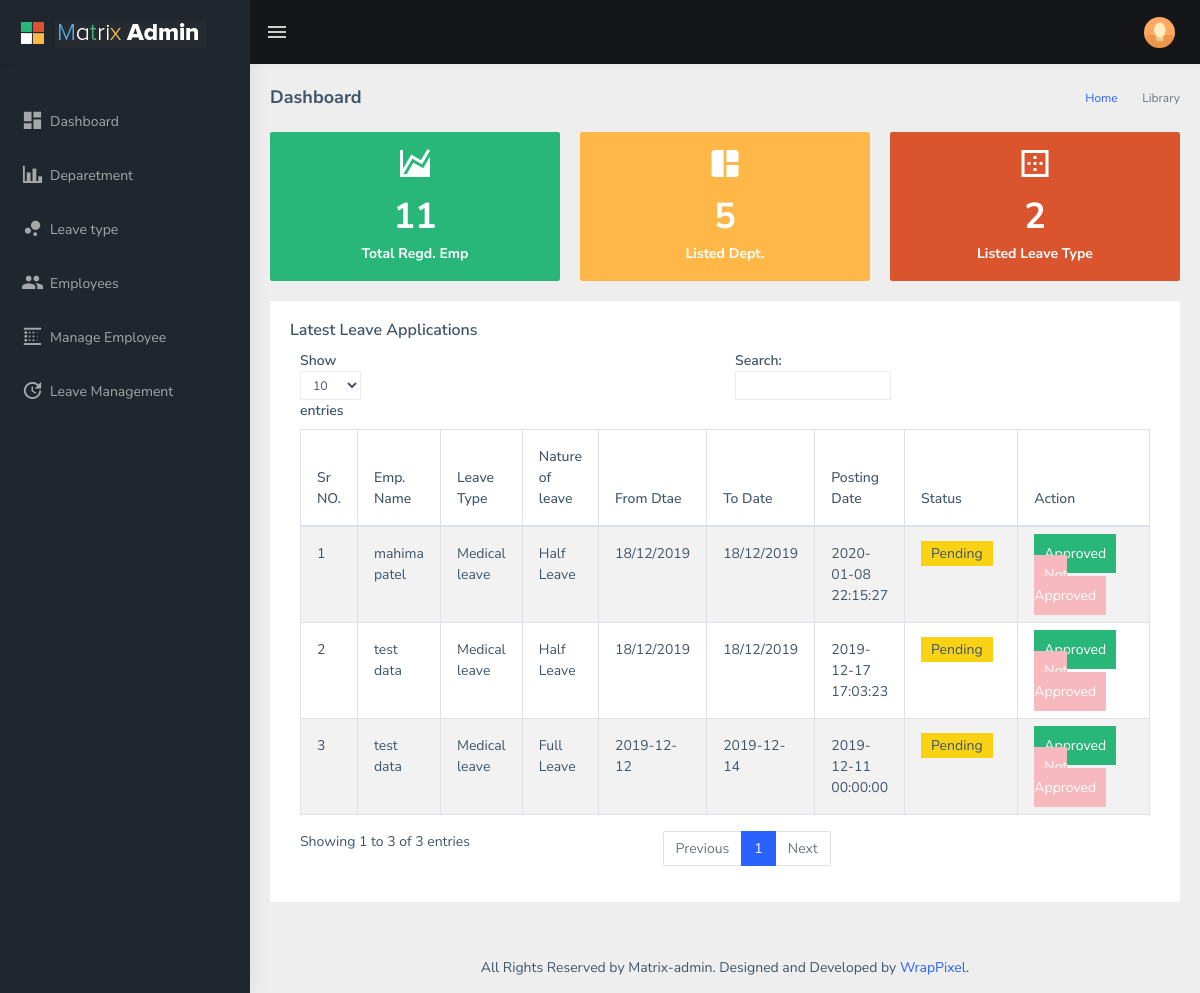
/ELM/ELM/admin/index.php (signed in), run on the app's committed database.
### tables this page shows
CREATE TABLE `leave_request` (
  `req_id` int(11) NOT NULL,
  `req_emp_id` int(11) NOT NULL,
  `req_leave_type` int(11) NOT NULL,
  `nature_of_leave` varchar(255) NOT NULL,
  `req_from_date` varchar(255) NOT NULL,
  `req_to_date` varchar(255) NOT NULL,
  `req_desc` text NOT NULL,
  `req_date` datetime NOT NULL,
  `req_status` int(11) NOT NULL DEFAULT '2'
);

CREATE TABLE `employee` (
  `emp_id` int(11) NOT NULL,
  `emp_code` int(11) NOT NULL,
  `emp_first_name` varchar(255) NOT NULL,
  `emp_last_name` varchar(255) NOT NULL,
  `emp_dept` varchar(255) NOT NULL,
  `emp_birth_date` varchar(255) NOT NULL,
  `emp_gender` varchar(10) NOT NULL,
  `emp_mobile` varchar(10) NOT NULL,
  `emp_address` text NOT NULL,
  `emp_email` varchar(255) NOT NULL,
  `emp_password` varchar(255) NOT NULL,
  `emp_city` varchar(255) NOT NULL,
  `emp_country` varchar(255) NOT NULL,
  `emp_date` datetime NOT NULL DEFAULT CURRENT_TIMESTAMP,
  `profile_picture` varchar(255) NOT NULL,
  `emp_status` int(11) NOT NULL DEFAULT '1'
);

CREATE TABLE `leave_type` (
  `ltype_id` int(11) NOT NULL,
  `ltype_name` varchar(255) NOT NULL,
  `ltype_desc` text NOT NULL,
  `ltype_date` datetime NOT NULL DEFAULT CURRENT_TIMESTAMP
);

### ELM/ELM/admin/index.php (the view, shortened to what this page needs)
<?php
include'config.php';
?><!DOCTYPE html>
<html dir="ltr" lang="en">
<head>
    <?php include 'head.php'; ?>
</head>
<body>
    <div id="main-wrapper">
        <?php include 'header.php'; ?>
        <?php include 'sidebar.php' ?>
        <div class="page-wrapper">
             <div class="page-breadcrumb">
                <div class="row">
                    <div class="col-12 d-flex no-block align-items-center">
                        <h4 class="page-title">Dashboard</h4>
                        <div class="ml-auto text-right">
                            <nav aria-label="breadcrumb">
                                <ol class="breadcrumb">
                                    <li class="breadcrumb-item"><a href="#">Home</a></li>
                                    <li class="breadcrumb-item active" aria-current="page">Library</li>
                                </ol>
                            </nav>
                        </div>
                    </div>
                </div>
            </div>
            <div class="container-fluid">
                <div class="row">
                    <div class="col-md-6 col-lg-4 col-xlg-3">
                        <div class="card card-hover">
                            <div class="box bg-success text-center">
                                <h1 class="font-light text-white"><i class="mdi mdi-chart-areaspline"></i></h1>
                                <?php
                                $count_query = "SELECT COUNT(emp_id) as user FROM employee";
                                $result = mysqli_query($conn,$count_query);
                                $row = mysqli_fetch_assoc( $result );?>
                               <h1 class="dashboard_heading"><?php echo $row["user"]; ?></h1>
                               <h6 class="text-white">Total Regd. Emp</h6>
                            </div>
                        </div>
                    </div>
                    <div class="col-md-6 col-lg-4 col-xlg-3">
                        <div class="card card-hover">
                            <div class="box bg-warning text-center">
                                <h1 class="font-light text-white"><i class="mdi mdi-collage"></i></h1>
                                <?php
                                $count_query = "SELECT COUNT(dept_id) as user FROM department";
                                $result = mysqli_query($conn,$count_query);
                                $row = mysqli_fetch_assoc( $result );?>
                               <h1 class="dashboard_heading"><?php echo $row["user"]; ?></h1>
                               <h6 class="text-white">Listed Dept.</h6>
                            </div>
                        </div>
                    </div>
                    <div class="col-md-6 col-lg-4 col-xlg-3">
                        <div class="card card-hover">
                            <div class="box bg-danger text-center">
                                <h1 class="font-light text-white"><i class="mdi mdi-border-outside"></i></h1>
                                <?php
                                $count_query = "SELECT COUNT(ltype_id) as user FROM leave_type";
                                $result = mysqli_query($conn,$count_query);
                                $row = mysqli_fetch_assoc( $result );?>
                               <h1 class="dashboard_heading"><?php echo $row["user"]; ?></h1>
                                <h6 class="text-white">Listed Leave Type</h6>
                            </div>
                        </div>
                    </div>
                </div>
               <div class="row">
                    <div class="col-12">
                        <div class="card">
                            <div class="card-body">
                                <h5 class="card-title">Latest Leave Applications</h5>
                                <div class="table-responsive">
                                    <table id="zero_config" class="table table-striped table-bordered">
                                        <thead>
                                            <tr>
                                                <th>Sr NO.
                                                <th>Emp. Name</th>
                                                <th>Leave Type</th>
                                                <th>Nature of leave</th>
                                                <th>From Dtae</th>
                                                <th>To Date</th>
                                                <th>Posting Date</th>
                                                <th>Status</th>
                                                <th>Action</th>
                                            </tr>
                                        </thead>
                                        <tbody>
                                             <?php
                                            $count=1;
                                            $sel_query="Select * from leave_request,employee,leave_type WHERE emp_id = req_emp_id AND req_leave_type = ltype_id AND req_status= 2 ORDER BY req_date desc;";
                                            $select_result = mysqli_query($conn,$sel_query);
                                            while($row = mysqli_fetch_assoc($select_result)) { ?>
                                            <tr>
                                                <td><?php echo $count; ?></td>
                                                <td><?php echo $row["emp_first_name"] . ' '. $row["emp_last_name"]; ?></td>
                                                <td><?php echo $row["ltype_name"]; ?></td>
                                                <td><?php echo $row["nature_of_leave"]; ?></td>
                                                <td><?php echo $row["req_from_date"]; ?></td>
                                                <td><?php echo $row["req_to_date"]; ?></td>
                                                <td><?php echo $row["req_date"]; ?></td>
                                                <td width="200px;"><?php echo "<span class='status_pending'>Pending </span>";?>
                                                </td>
                                                <td width="300px;"><a href="leave_status_code.php?id=<?php echo $row["req_id"]; ?>&type=1&page=index" class="approved_btn" name="approved">Approved</a>
                                                    <a href="leave_status_code.php?id=<?php echo $row["req_id"]; ?>&type=0&page=index" class="not_approved_btn">Not Approved</a>
                                                </td>
                                            </tr>
                                           <?php $count++; } ?>
                                        </tbody>
                                    </table>
                                </div>
                            </div>
                        </div>
                    </div>
                </div>
            </div>
            <footer class="footer text-center">
                All Rights Reserved by Matrix-admin. Designed and Developed by <a href="https://wrappixel.com">WrapPixel</a>.
            </footer>
        </div>
    </div>
</body>
</html>

### data on the page
leave_request: employee.emp_first_name "mahima", employee.emp_last_name "patel", leave_type.ltype_name "Medical leave", nature_of_leave "Half Leave", req_from_date "18/12/2019", req_to_date "18/12/2019", req_date "2020-01-08 22:15:27"
leave_request: employee.emp_first_name "test", employee.emp_last_name "data", leave_type.ltype_name "Medical leave", nature_of_leave "Half Leave", req_from_date "18/12/2019", req_to_date "18/12/2019", req_date "2019-12-17 17:03:23"
leave_request: employee.emp_first_name "test", employee.emp_last_name "data", leave_type.ltype_name "Medical leave", nature_of_leave "Full Leave", req_from_date "2019-12-12", req_to_date "2019-12-14", req_date "2019-12-11 00:00:00"

### other printed values
$row["user"] "11"
$row["user"] "5"
$row["user"] "2"
